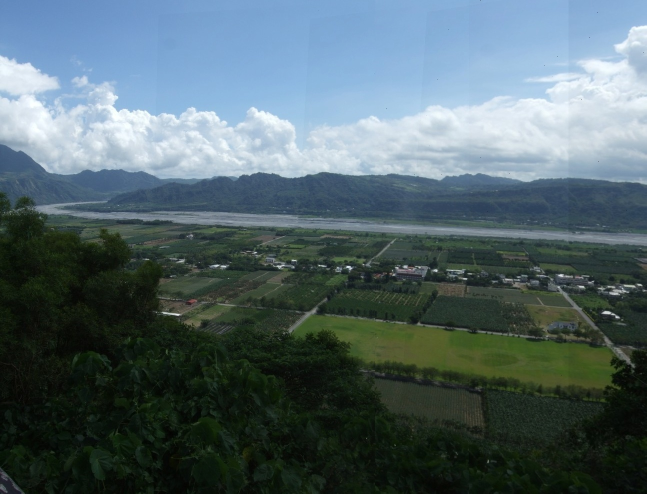
//> input picture cmake-build-release/4321.JPG, 1293 x 987 px, given in place of 004.JPG, which was not available (shown at 1/2 size)
$ ./main   (built with g++ and OpenCV 4)
//> lines starting //> are read from the running program, lines starting //| are printed output that depends on the picture; pictures that were not available may be replaced by others from this repository, and a replacement may not be noted
### feature.hpp
#pragma once
#ifndef __FEATURE_H__
#define __FEATURE_H__

#include <iostream>
#include <opencv2/core.hpp>
#include <opencv2/xfeatures2d.hpp>
#include <opencv2/highgui.hpp>

void detectSIFTFeature(const cv::Mat &_img, std::vector<cv::KeyPoint> &_kpts, cv::Mat &_desc);
void matchFeature(const cv::Mat &_desc1, const cv::Mat &_desc2, std::vector<cv::DMatch> &_matches);
void keepGoodMatches(const std::vector<cv::DMatch> &_matches, std::vector<cv::DMatch> &_gmatches);

#endif //__FEATURE_H_

### image_stitcher.cpp
#include "image_stitcher.hpp"

cv::Mat ImageStitcher::findHomography(const std::vector<cv::Point2f> &_pts1,
                                      const std::vector<cv::Point2f> &_pts2,
                                      int _maxIter)
{
    CV_Assert(_pts1.size() == _pts2.size());
    // Initialize random state
    srand(time(nullptr));

    // Number of corresponding points
    int numPts = _pts1.size();
    // Four random indices
    int i1= 0, i2 = 0, i3 = 0, i4 = 0;
    // Four corresponding point pairs to do homography
    std::vector<cv::Point2f> src(4), dst(4);
    // Inlier indices
    std::vector<int> inlierIndices;
    // Max number of inliers
    int maxNumInliers = 0;
    cv::Mat bestH;

    // RANSAC algorithm
    for (int i = 0; i < _maxIter; ++i) {
        // Choose four random corresponding points
        _getRandomFourIndices(numPts, i1, i2, i3, i4);
        src[0] = _pts2[i1];
        src[1] = _pts2[i2];
        src[2] = _pts2[i3];
        src[3] = _pts2[i4];

        dst[0] = _pts1[i1];
        dst[1] = _pts1[i2];
        dst[2] = _pts1[i3];
        dst[3] = _pts1[i4];

        cv::Mat H = _getHomographyFourPointPairs(src, dst);
        if (H.empty()) { continue; }

        // Compute inliers
        _computeInliers(_pts2, _pts1, H, inlierIndices);
        if (inlierIndices.size() > maxNumInliers) {
            maxNumInliers = inlierIndices.size();
            bestH = H;
        }
    }

    std::cout << "[INFO] Maximum inliers: "<< maxNumInliers << std::endl;

    std::vector<cv::Point2f> srcInliers, dstInliers;
    for (auto & i : inlierIndices) {
        srcInliers.push_back(_pts2[i]);
        dstInliers.push_back(_pts1[i]);
    }

    // Compute least square homography from inliers
    bestH = _getHomographyLeastSquare(srcInliers, dstInliers);
    return bestH;
}

cv::Vec3b ImageStitcher::_interpolateBilinear(const cv::Mat &_img, const float &_x, const float &_y)
{
    float x1 = std::floor(_x);
    float x2 = std::ceil(_x);
    float y1 = std::floor(_y);
    float y2 = std::ceil(_y);

    cv::Vec3b y1Val = ((x2 - _x) / (x2 - x1)) * _img.at<cv::Vec3b>(y1, x1) + ((_x - x1) / (x2 - x1)) * _img.at<cv::Vec3b>(y1, x2);
    cv::Vec3b y2Val = ((x2 - _x) / (x2 - x1)) * _img.at<cv::Vec3b>(y2, x1) + ((_x - x1) / (x2 - x1)) * _img.at<cv::Vec3b>(y2, x2);

    cv::Vec3b val = ((y2 - _y) / (y2 - y1)) * y1Val + ((_y - y1) / (y2 - y1)) * y2Val;
    return val;
}

void ImageStitcher::stitch(const cv::Mat &_img1,
                           const cv::Mat &_img2,
                           const cv::Mat &_H,
                           cv::Mat &_dst)
{
    // Get top left, top right, bottom right, bottom left of _img2
    cv::Mat tl2 = (cv::Mat_<float>(3,1) << 0.f, 0.f, 1.f);
    cv::Mat tr2 = (cv::Mat_<float>(3,1) << _img2.cols, 0.f, 1.f);
    cv::Mat br2 = (cv::Mat_<float>(3,1) << _img2.cols, _img2.rows, 1.f);
    cv::Mat bl2 = (cv::Mat_<float>(3,1) << 0.f, _img2.rows, 1.f);

    tl2 = _H * tl2;
    tr2 = _H * tr2;
    br2 = _H * br2;
    bl2 = _H * bl2;

    // Get offset of _img1 from warped _img2
    int offsetY = (int)abs(std::min(0.f, std::min(tr2.at<float>(1), tl2.at<float>(1))));
    int offsetX = (int)abs(std::min(0.f, std::min(tl2.at<float>(0), bl2.at<float>(0))));

    //    Get final image size, by predicting the overlap and
    //    getting the largest rectangle that fits over this
    int height = (int)abs(std::max((float)_img1.rows, std::max(bl2.at<float>(1), br2.at<float>(1))) - std::min(0.f, std::min(tr2.at<float>(1), tl2.at<float>(1))));
    int width = (int)abs(std::max((float)_img1.cols, std::max(tr2.at<float>(0), br2.at<float>(0))) - std::min(0.f, std::min(tl2.at<float>(0), bl2.at<float>(0))));

    if (!_dst.empty()) { _dst.release(); }
    _dst = cv::Mat::zeros(height, width, CV_8UC3);

    // Add the first image to the centre of the new big Mat
    for (int y = 0; y < _img1.rows; ++y) {
        for (int x = 0; x < _img1.cols; ++x) {
                _dst.at<cv::Vec3b>(y + offsetY, x + offsetX) = _img1.at<cv::Vec3b>(y,x);
        }
    }

    // Warp the image2 and add to _dst also apply alpha blending
    float alpha = 0.2f;
    for (int y = 0; y < _dst.rows; ++y) {
        for (int x = 0; x < _dst.cols; ++x) {
            // Inverse mapping values from _dst to _img2
            cv::Mat p = (cv::Mat_<float>(3, 1) << x - offsetX, y - offsetY, 1);
            cv::Mat px = _H.inv() * p;
            px /= px.at<float>(2, 0);
            if ((0 < px.at<float>(0)) && (px.at<float>(0) < _img2.cols - 1)) {
                if ((0 < px.at<float>(1)) && (px.at<float>(1) < _img2.rows - 1)) {
                    cv::Vec3b pixelVal = _interpolateBilinear(_img2, px.at<float>(0), px.at<float>(1));
                    if (_dst.at<cv::Vec3b>(y, x) == cv::Vec3b(0, 0, 0)) { _dst.at<cv::Vec3b>(y, x) = pixelVal; }
                    else { _dst.at<cv::Vec3b>(y, x) = (alpha * pixelVal + (1 - alpha) * _dst.at<cv::Vec3b>(y, x)); } // alpha blending
                }
            }
        }
    }

    // Crop the result image
    int st = -1, end = _dst.rows;
    for (int j = 0; j < _dst.cols; ++j) {
        int mnpos = _dst.rows, mxpos = -1;
        for (int i = 0; i < _dst.rows; ++i) {
            if(_dst.at<cv::Vec3b>(i, j) == cv::Vec3b(0, 0, 0)) { continue; }

            mnpos = std::min(mnpos, i);
            mxpos = std::max(mxpos, i);
        }
        st = cv::max(st, mnpos);
        end = cv::min(end, mxpos);
    }
    cv::Mat crop = cv::Mat(end - st + 1, _dst.cols, CV_8UC3);
    for (int j = 0; j < _dst.cols; ++j) {
        for (int i = st; i <= end; ++i) {
            crop.at<cv::Vec3b>(i - st, j) = _dst.at<cv::Vec3b>(i, j);
        }
    }
    _dst = crop;
}

void ImageStitcher::_getRandomFourIndices(int _numMatches,
                                          int &_i1, int &_i2, int &_i3, int &_i4)
{
    _i1 = rand() % _numMatches;
    do { _i2 = rand() % _numMatches; } while (_i2 == _i1);
    do { _i3 = rand() % _numMatches; } while (_i3 == _i1 || _i3 == _i2);
    do { _i4 = rand() % _numMatches; } while (_i4 == _i1 || _i4 == _i2 || _i4 == _i3);
}

// [23 lines left out: function _getNormMatrix, not called in this run]

cv::Mat ImageStitcher::_getHomographyFourPointPairs(const std::vector<cv::Point2f> &_src,
                                                    const std::vector<cv::Point2f> &_dst)
{
    CV_Assert(_src.size() == _dst.size() && _src.size() == 4);
    cv::Mat H = cv::Mat::zeros(3, 3, CV_32F);

    // Construct A with size of 8x9
    cv::Mat A = cv::Mat::zeros(8, 9, CV_32FC1);

    for (int i = 0; i < 4; ++i) {
        float u1 = _src[i].x;
        float v1 = _src[i].y;

        float u2 = _dst[i].x;
        float v2 = _dst[i].y;

        A.at<float>(2 * i, 0) = -u1;
        A.at<float>(2 * i, 1) = -v1;
        A.at<float>(2 * i, 2) = -1.f;
        A.at<float>(2 * i, 6) = u1 * u2;
        A.at<float>(2 * i, 7) = v1 * u2;
        A.at<float>(2 * i, 8) = u2;

        A.at<float>(2 * i + 1, 3) = -u1;
        A.at<float>(2 * i + 1, 4) = -v1;
        A.at<float>(2 * i + 1, 5) = -1.f;
        A.at<float>(2 * i + 1, 6) = u1 * v2;
        A.at<float>(2 * i + 1, 7) = v1 * v2;
        A.at<float>(2 * i + 1, 8) = v2;
    }

    // Compute SVD
    cv::Mat S, U, Vt;
    cv::SVD::compute(A, S, U, Vt, cv::SVD::FULL_UV);

    // The H values are the last row of Vt
    for (int i = 0; i < 9; ++i) { H.at<float>(i / 3, i % 3) = Vt.at<float>(8, i); }

    // Normalize H
    H /= H.at<float>(2, 2);
    return H;
}

cv::Mat ImageStitcher::_getHomographyLeastSquare(const std::vector<cv::Point2f> &_src,
                                                 const std::vector<cv::Point2f> &_dst)
{
    cv::Mat X = cv::Mat::zeros(2 * _src.size(), 9, CV_32F);
    for (int i = 0; i < _src.size(); ++i) {
        float u1 = _src[i].x;
        float v1 = _src[i].y;

        float u2 = _dst[i].x;
        float v2 = _dst[i].y;

        X.at<float>(2 * i, 0) = -u1;
        X.at<float>(2 * i, 1) = -v1;
        X.at<float>(2 * i, 2) = -1.f;
        X.at<float>(2 * i, 6) = u1 * u2;
        X.at<float>(2 * i, 7) = v1 * u2;
        X.at<float>(2 * i, 8) = u2;

        X.at<float>(2 * i + 1, 3) = -u1;
        X.at<float>(2 * i + 1, 4) = -v1;
        X.at<float>(2 * i + 1, 5) = -1.f;
        X.at<float>(2 * i + 1, 6) = u1 * v2;
        X.at<float>(2 * i + 1, 7) = v1 * v2;
        X.at<float>(2 * i + 1, 8) = v2;
    }

    cv::Mat S, U, Vt;
    cv::SVDecomp(X, S, U, Vt);

    cv::Mat H = cv::Mat::zeros(3, 3, CV_32F);
    for (int i = 0; i < 9; ++i) { H.at<float>(i / 3, i % 3) = Vt.at<float>(8, i); }
    H /= H.at<float>(2, 2);
    return H;
}

void ImageStitcher::_computeInliers(const std::vector<cv::Point2f> &_src,
                                    const std::vector<cv::Point2f> &_dst,
                                    const cv::Mat &_H,
                                    std::vector<int> &_inlierIndices)
{
    if (!_inlierIndices.empty()) { _inlierIndices.clear(); }

    for (size_t i = 0; i < _src.size(); ++i) {
        cv::Mat x = (cv::Mat_<float>(3, 1) << _src[i].x, _src[i].y, 1.f);
        cv::Mat xp = (cv::Mat_<float>(3, 1) << _dst[i].x, _dst[i].y, 1.f);

        cv::Mat Hx = _H * x;
        Hx = Hx / Hx.at<float>(2, 0);

        cv::Mat Hxp = _H.inv() * xp;
        Hxp = Hxp / Hxp.at<float>(2, 0);

        // Use total re-projection error
        // This is L2(xp - Hx) + L2(x - Hxp)
        float error = cv::norm(xp - Hx, cv::NORM_L2) + cv::norm(x - Hxp, cv::NORM_L2);

        if (error < T_DIST) {
            _inlierIndices.push_back(i);
        }
    }
}

### feature.cpp
#include "feature.hpp"

void detectSIFTFeature(const cv::Mat &_img, std::vector<cv::KeyPoint> &_kpts, cv::Mat &_desc)
{
    // Detect SIFT key points
    std::vector<cv::KeyPoint> kpts;
    cv::Ptr<cv::SIFT> detector = cv::SIFT::create();
    detector->detectAndCompute(_img, cv::Mat(), _kpts, _desc);
}

void matchFeature(const cv::Mat &_desc1, const cv::Mat &_desc2, std::vector<cv::DMatch> &_matches) {
    _matches.clear();

    // Apply bruce force matching
    cv::BFMatcher matcher(cv::NORM_L2, true);
    matcher.match(_desc1, _desc2, _matches, cv::Mat());
}

void keepGoodMatches(const std::vector<cv::DMatch> &_matches, std::vector<cv::DMatch> &_gmatches)
{
    _gmatches.clear();

    // Calculate min-max distances between key points
    float minDist = 100.f;
    float maxDist = 0.f;
    for (auto & _match : _matches) {
        if (_match.distance < minDist) { minDist = _match.distance; }
        if (_match.distance > maxDist) { maxDist = _match.distance; }
    }

    std::cout << "[INFO] Min dist: " << minDist << std::endl;
    std::cout << "[INFO] Max dist: " << maxDist << std::endl;

    // Use only "good" matches whose distance is less than 3x minDist
    for (auto & _match : _matches) {
        if (_match.distance <  2 * minDist) { _gmatches.push_back(_match); }
    }
}

### main.cpp
#include <iostream>
#include <fstream>
#include <opencv2/highgui.hpp>
#include <opencv2/imgproc.hpp>
#include "feature.hpp"
#include "image_stitcher.hpp"

// [21 lines left out: function readPoints, not called in this run]

void stitchTwoImages(const cv::Mat &_img1, const cv::Mat &_img2, const std::string &_ptfn1, const std::string &_ptfn2, const std::string &_fn)
{
    cv::Mat gray1, gray2;
    cv::cvtColor(_img1, gray1, cv::COLOR_RGB2GRAY);
    cv::cvtColor(_img2, gray2, cv::COLOR_RGB2GRAY);
    std::vector<cv::KeyPoint> kpts1, kpts2;
    cv::Mat desc1, desc2;
    std::vector<cv::DMatch> matches, gmatches;

    detectSIFTFeature(gray1, kpts1, desc1);
    detectSIFTFeature(gray2, kpts2, desc2);

    matchFeature(desc1, desc2, matches);
    keepGoodMatches(matches, gmatches);

    std::vector<cv::Point2f> pts1, pts2;
    for (auto & match : gmatches) {
        cv::Point2f pt = kpts1[match.queryIdx].pt;
        pt.x = std::round(pt.x);
        pt.y = std::round(pt.y);
        pts1.push_back(pt);
        pt = kpts2[match.trainIdx].pt;
        pt.x = std::round(pt.x);
        pt.y = std::round(pt.y);
        pts2.push_back(pt);
    }

    // Draw corresponding points
    cv::Mat drawImg1, drawImg2;
    _img1.copyTo(drawImg1);
    _img2.copyTo(drawImg2);
    for (int i = 0; i < pts1.size(); ++i) {
        cv::circle(drawImg1, pts1[i], 2, cv::Scalar(0, 255, 0), 2);
        cv::circle(drawImg2, pts2[i], 2, cv::Scalar(0, 255, 0), 2);
    }

    // Save drawn images
    cv::imwrite("v" + _ptfn1 + ".JPG", drawImg1);
    cv::imwrite("v" + _ptfn2 +".JPG", drawImg2);

    // Write to file
    std::fstream f1, f2;
    f1.open(_ptfn1 + ".txt", std::ios_base::out);
    f2.open(_ptfn2 + ".txt", std::ios_base::out);

    if (f1.is_open() && f2.is_open()) {
        for (int i = 0; i < pts1.size(); ++i) {
            f1 << (int)pts1[i].x << " " << (int)pts1[i].y << std::endl;
            f2 << (int)pts2[i].x << " " << (int)pts2[i].y << std::endl;
        }
    }

    f1.close();
    f2.close();

    cv::Mat result;
    cv::Mat H = ImageStitcher::findHomography(pts1, pts2);
    ImageStitcher::stitch(_img1, _img2, H, result);
    cv::imwrite(_fn + ".JPG", result);
}

// [24 lines left out: function stitchTwoImages2, not called in this run]

int main() {
    std::string imgRoot = "images";
    int numImages = 4;

    // Load images
    // Convert to grayscale
    std::vector<cv::Mat> rgbImages;
    for (int i = numImages; i >= 1; --i) {
        cv::Mat rgb = cv::imread( imgRoot + "/00" + std::to_string(i) + ".JPG", cv::IMREAD_COLOR);
//> rgb is the input picture: 987 rows x 1293 cols, CV_8UC3; mean B, G, R 106.3, 101.4, 83.2
        cv::Mat gray;
        cv::cvtColor(rgb, gray, cv::COLOR_RGB2GRAY);
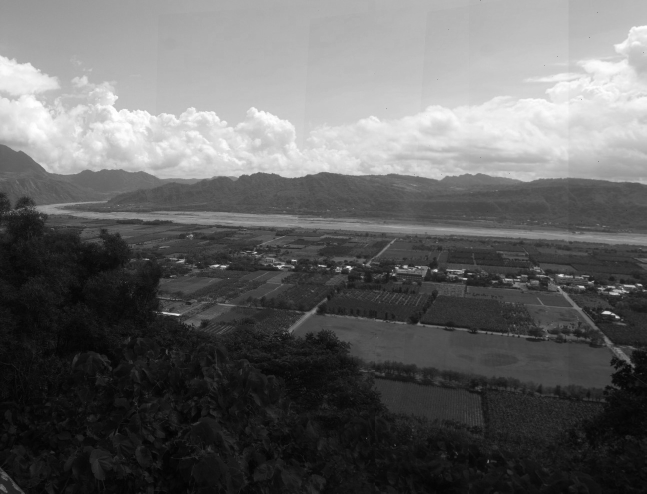
//> gray: 987 rows x 1293 cols, CV_8UC1 (shown at 1/2 size); min 1, max 255, mean 100.8
        rgbImages.push_back(rgb);
    }
//> pass 2 of the loop `for (int i = numImages; i >= 1; --i)`:
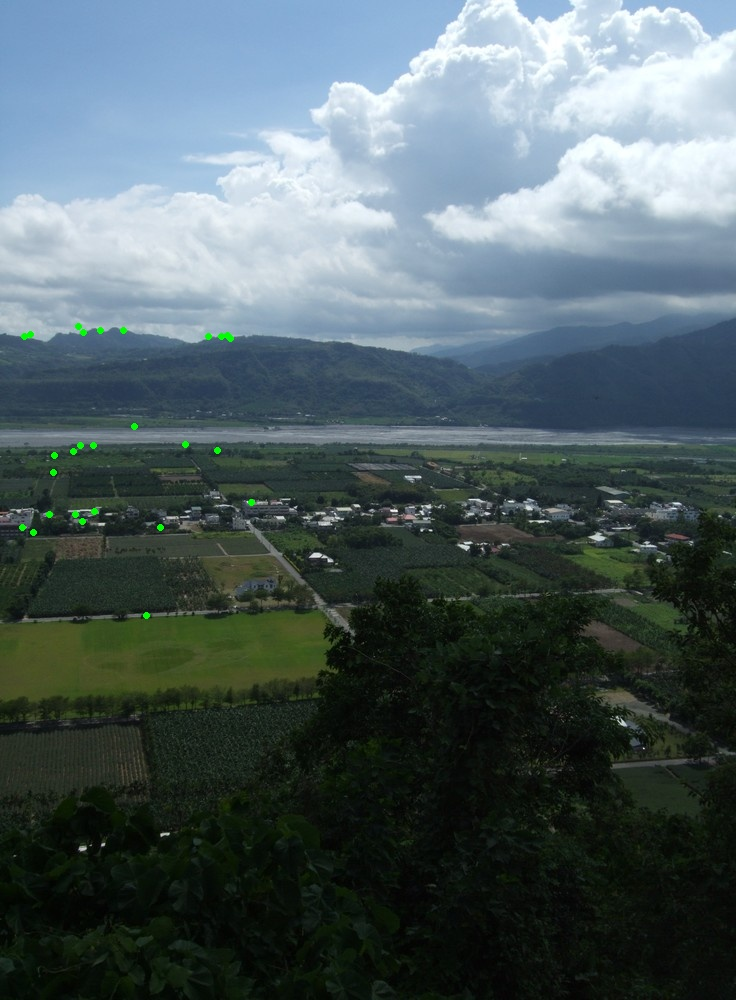
//> input picture cmake-build-release/v0001.JPG, 736 x 1000 px, given in place of 003.JPG, which was not available
//> rgb is the input picture: 1000 rows x 736 cols, CV_8UC3; mean B, G, R 97.4, 94.6, 79.7
//> `cv::cvtColor(rgb, gray, cv::COLOR_RGB2GRAY);`:
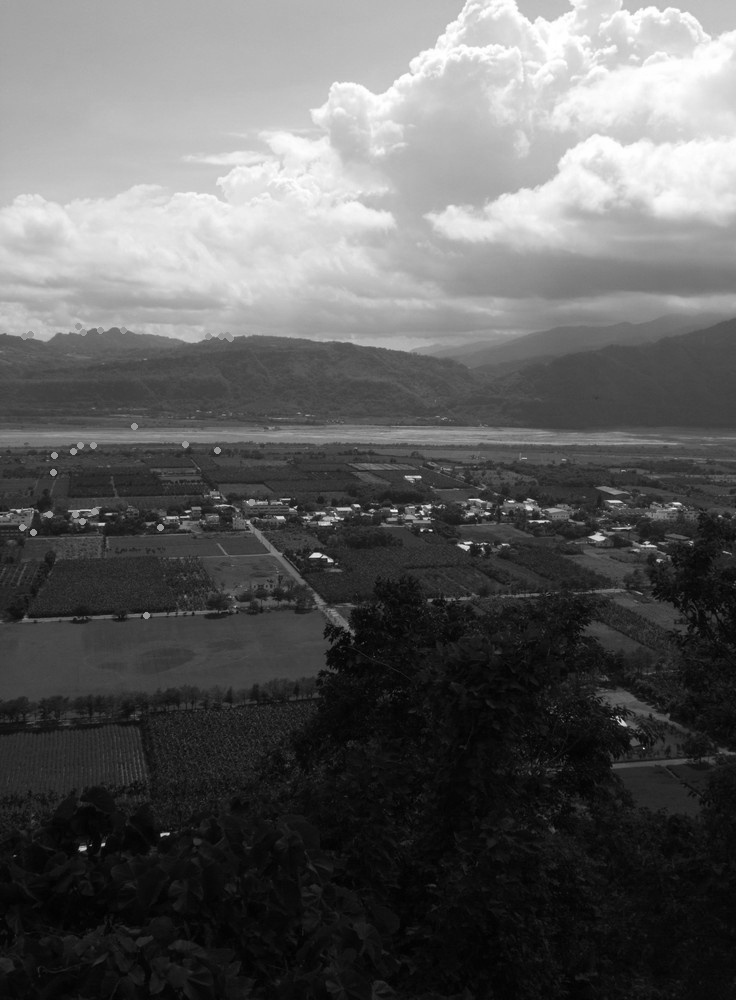
//> gray: 1000 rows x 736 cols, CV_8UC1; min 1, max 255, mean 93.7

    stitchTwoImages(rgbImages[0], rgbImages[1], "0004", "0003", "0043");
//> in stitchTwoImages, `cv::imwrite("v" + _ptfn2 +".JPG", drawImg2);`:
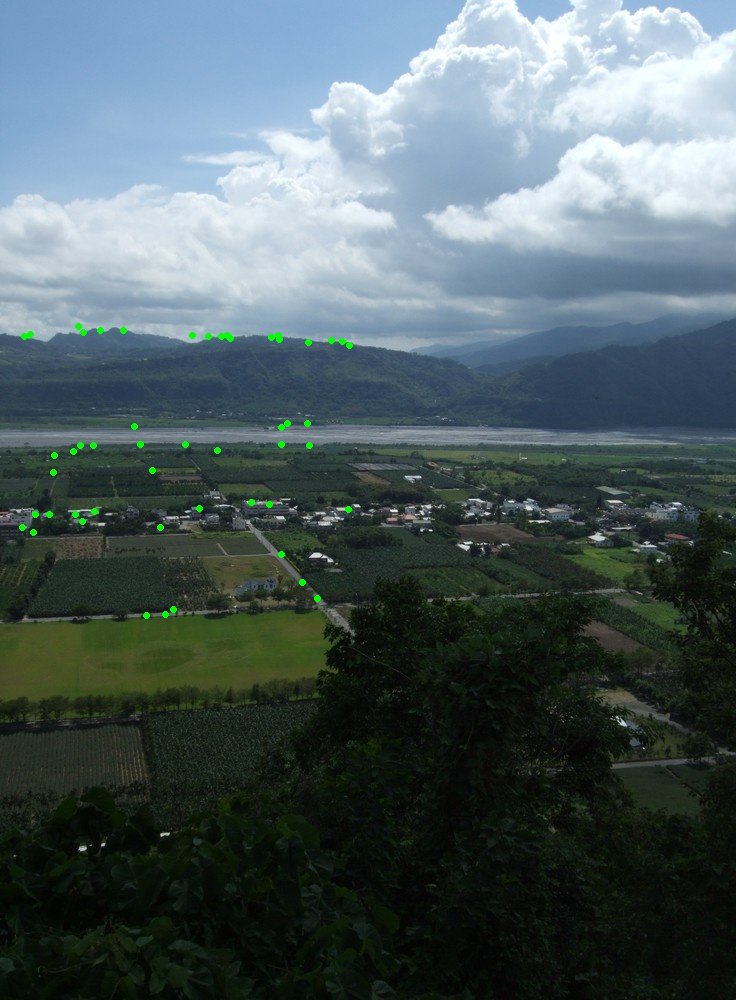
//> saved as v0003.JPG: 1000 rows x 736 cols, CV_8UC3; mean B, G, R 97.3, 94.8, 79.6
    cv::Mat img43 = cv::imread("0043.JPG", cv::IMREAD_COLOR);
    stitchTwoImages(img43, rgbImages[2], "0043", "0002", "0432");
//> call 2 of stitchTwoImages, with _ptfn1 = "0043", _ptfn2 = "0002", _fn = "0432"
//> in stitchTwoImages (call 2), `cv::imwrite("v" + _ptfn1 + ".JPG", drawImg1);`:
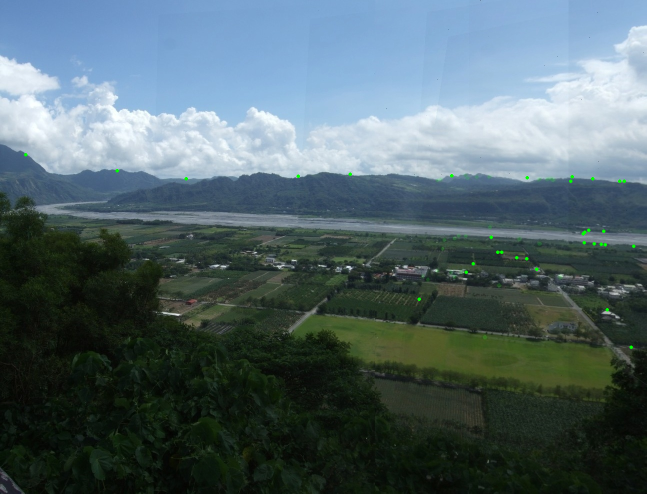
//> saved as v0043.JPG: 987 rows x 1293 cols, CV_8UC3 (shown at 1/2 size); mean B, G, R 106, 101.3, 82.8
//> in stitchTwoImages (call 2), `cv::imwrite("v" + _ptfn2 +".JPG", drawImg2);`:
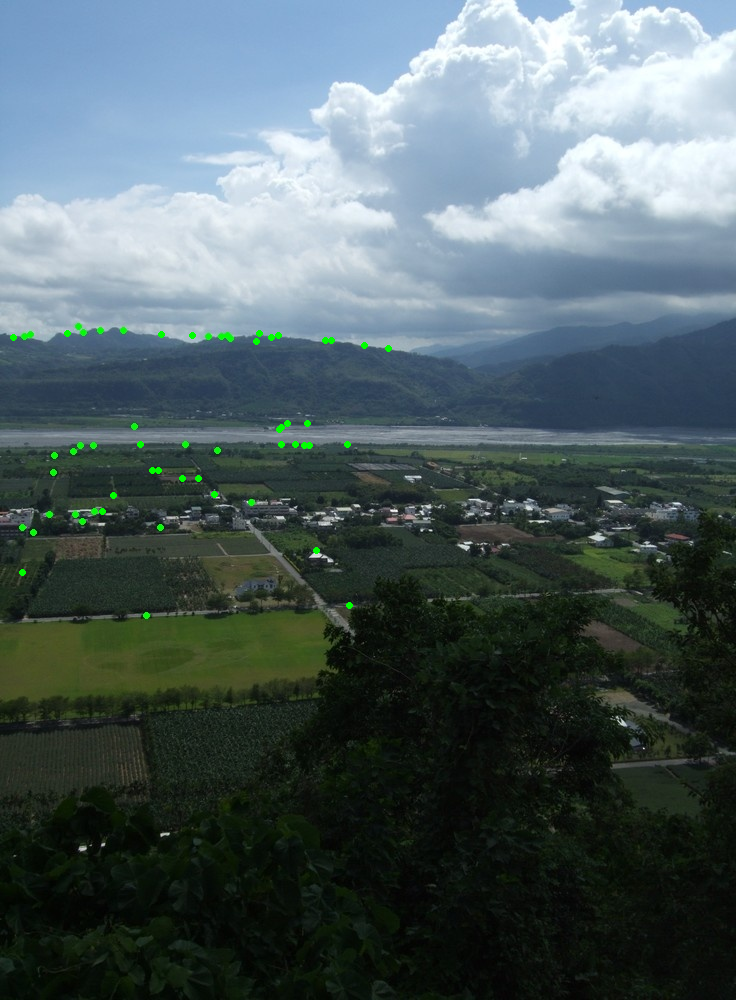
//> saved as v0002.JPG: 1000 rows x 736 cols, CV_8UC3; mean B, G, R 97.3, 94.8, 79.5
    cv::Mat img432 = cv::imread("0432.JPG", cv::IMREAD_COLOR);
    stitchTwoImages(img432, rgbImages[3], "0432", "0001", "4321");
//> call 3 of stitchTwoImages, with _ptfn1 = "0432", _ptfn2 = "0001", _fn = "4321"
//> in stitchTwoImages (call 3), `cv::imwrite(_fn + ".JPG", result);`:
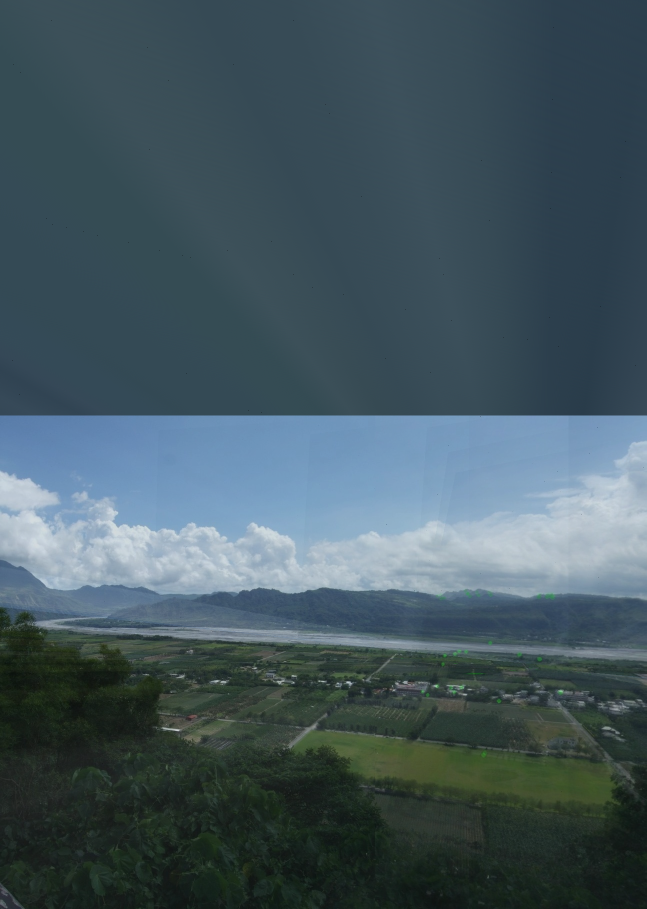
//> saved as 4321.JPG: 1818 rows x 1293 cols, CV_8UC3 (shown at 1/2 size); mean B, G, R 94.9, 86.7, 67.5
    return 0;
}
